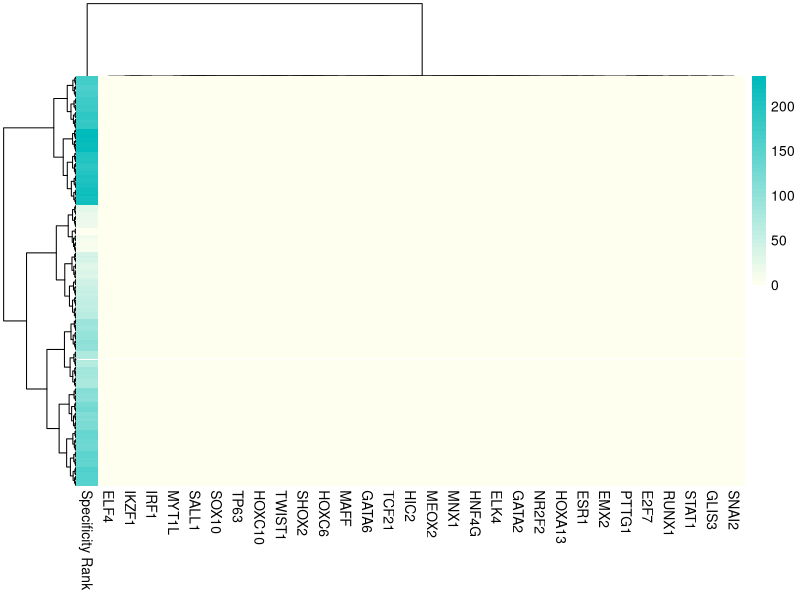

The R source for this figure:
library(pheatmap)
library(readxl)
BBTF <- read_excel("safeguardTF.xlsx")
row.names(BBTF) <- BBTF$Description
tf <- data.matrix(BBTF)
pdf(file='heatmap-safeguardTF.pdf',pointsize=16)
p<-pheatmap(tf,color = colorRampPalette(c("#FFFFF0","#00BBBB"), space = "rgb")(50))
dev.off()

